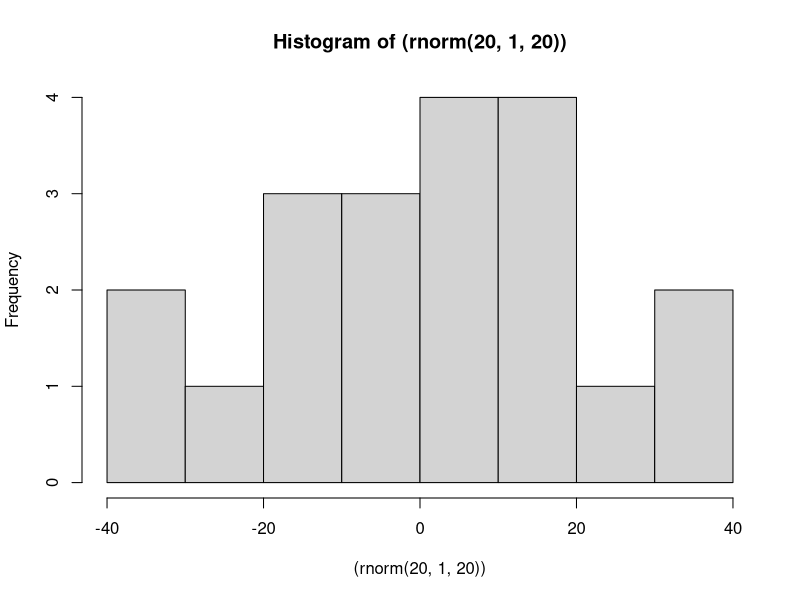
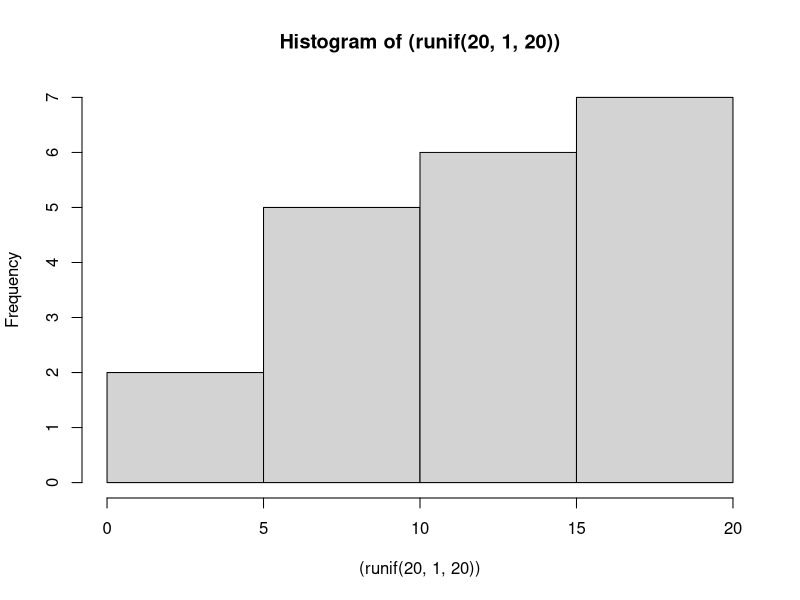

Write R code to recreate these figures, in order.
## ---- chunk 1
  5->a
  a
  a<- 5
  a
  a=5
  a
## ---- chunk 2
    vec1 <- c(1,2,3,4,5)
   class(vec1)

   vec2<-c(TRUE,FALSE)
   vec2
   class(vec2)
   vec3<-c('A','B')
   vec3
   class(vec3)
## ---- chunk 3
vec4<-c(FALSE,2,3)
 vec4
## ---- chunk 4
    vec1*10
   heights=c(150,160,170)
   heights
   names(heights) <- c('alice','bob','charlie')
   heights
   heights['bob']
   sum(heights)
   mean(heights)
   max(heights)
   min(heights)
   heights[1]
   heights[c(1,2)]
## ---- chunk 5
newv <- c(1,2,3,4,5,6,7,8,9)
newv[1:4]
newv[2:4]
v1 <- 1:10
v1
## ---- chunk 6
    newv>2
    newv[newv>2]
## ---- chunk 7
   linkedin <- c(10,20,33,44,55)
   facebook <- c(100,200,330,440,550)
   matsocial <- c(linkedin,facebook)
   matviews<- matrix(matsocial,byrow=T,nrow=2)
   matviews
   matviews * matviews
   matviews %*% t(matviews)
   colSums(matviews)
## ---- chunk 8
   classes <- c("lkg","ukg","first","lkg")
   fac.classes<-factor(classes,ordered=T,levels=c("lkg","ukg","first"))
   fac.classes
   summary(fac.classes)
## ---- chunk 9
 mat <- matrix(1:25,byrow=T,nrow=5)
 class(mat)
 is.matrix(mat)
 mat[2:3,2:3]
 a <- c(1,2,3)
 b <- c(4,5,6)
 rbind(a,b)
 class(rbind(a,b))
## ---- chunk 10
hist((rnorm(20,1,20)))
hist((runif(20,1,20)))
## ---- chunk 11
class(ToothGrowth)
     summary(ToothGrowth)

     str(ToothGrowth)
## ---- chunk 12
    sapply(1:5,function(x) x^2)
    a <-lapply(1:3, function(x) x^2)
    a[1]
    unlist(a)
    tapply(mtcars$mpg,mtcars$cyl,mean)
